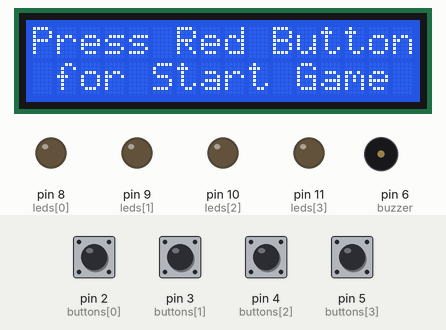
This sketch was run on a simulated Arduino Uno, built with avr-gcc and run on an emulated ATmega328P. Parts: 16×2 character LCD, output pins drawn as LEDs (lit = HIGH), buzzer (waves = sounding). Inputs (shaded band) come from the test bench; at power-on: pin 2 (buttons[0]), pin 3 (buttons[1]), pin 4 (buttons[2]), pin 5 (buttons[3]) HIGH. Random numbers use the default seed unless the sketch sets one.

Above: at 3.2 s.
3.3 s: pin 2 (buttons[0]) pulled LOW for 0.15 s
At 4.4 s:
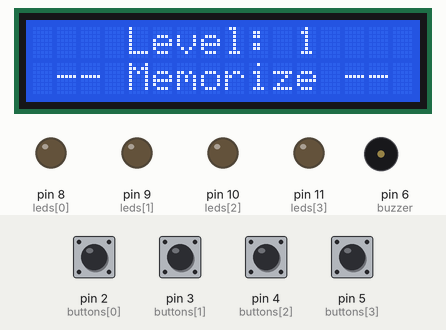
6.4 s: pin 3 (buttons[1]) pulled LOW for 0.15 s
At 7.6 s:
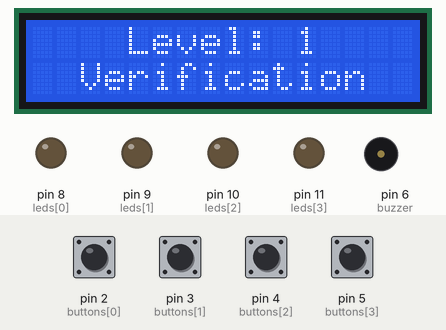
9.3 s: pin 2 (buttons[0]) pulled LOW for 1 s
At 13.16 s:
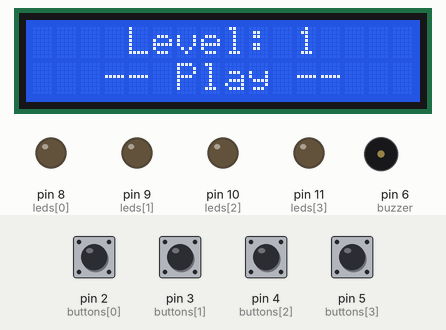
13.3 s: pin 5 (buttons[3]) pulled LOW for 0.15 s
At 15.5 s:
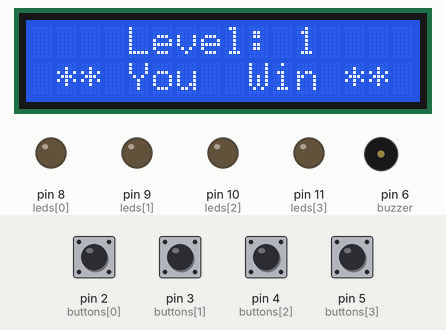
16.4 s: pin 2 (buttons[0]) driven LOW and pin 3 (buttons[1]) driven LOW
19.4 s: pin 2 (buttons[0]) driven HIGH
At 21.2 s:
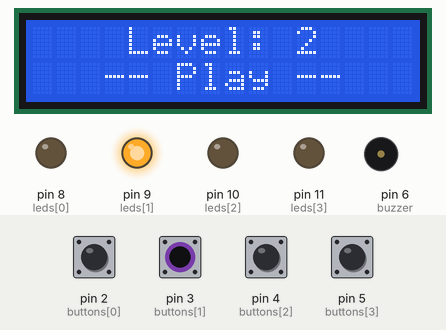
Timing chart, 0 to 22.7 s (numbered marks = the images above; inputs shaded):
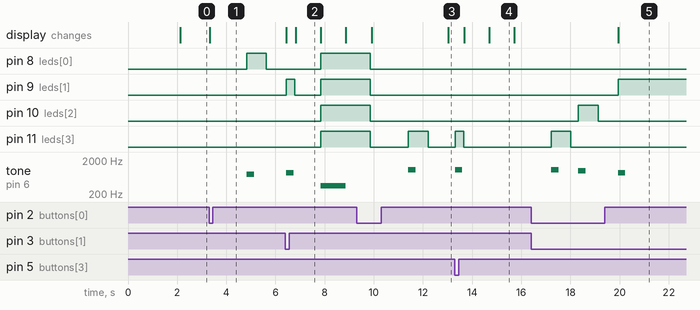

The sketch:

saimon_says.ino
```cpp
#include "LiquidCrystal_I2C.h"
LiquidCrystal_I2C lcd(0x27,16,2);

int buttons[4] = {2, 3, 4, 5};
int leds[4]    = {8, 9, 10, 11};

boolean button[4] = {0, 0, 0, 0};

#define buzzer 6

#define levelsInGame 50

// Arrays to store the game sequence
int bt_simonSaid[100];
int led_simonSaid[100];

boolean lost;
int game_play, level, stage;

void setup() {
  Serial.begin(9600);

  // Initialize LEDs and buttons
  for(int i = 0; i < 4; i++) {
    pinMode(buttons[i], INPUT_PULLUP);
    pinMode(leds[i], OUTPUT);
  }

  pinMode(buzzer, OUTPUT);

  lcd.init();
  lcd.backlight();
  lcd.setCursor(0,0);
  lcd.print("   Welcome To   ");
  lcd.setCursor(0,1);
  lcd.print("> Memory  Game <");
  delay(2000);
  lcd.clear();

  randomSeed(analogRead(0));  // Make random numbers more random
}

void loop() {
  switch(stage) {
    case 0:
      lcd.setCursor(0, 0); lcd.print("Press Red Button");
      lcd.setCursor(0, 1); lcd.print(" for Start Game ");
      button[0] = digitalRead(buttons[0]);
      while(button[0] == HIGH) {
        button[0] = digitalRead(buttons[0]);
      }
      level = 1;
      stage = 1;
      game_play = 1;
      break;

    case 1:
    lcd.clear();
    lcd.setCursor(4, 0);
    lcd.print("Level: ");
    lcd.print(level);

    lcd.setCursor(0, 1);
    lcd.print(" -- Memorize -- ");
    delay(1500);

    // Populate the array with random LED indices (0-3)
    led_simonSaid[level] = random(0, 4); // Random LED index

    // Show the sequence
    for(int i = 1; i <= level; i++) {
        int ledIndex = led_simonSaid[i];
        digitalWrite(leds[ledIndex], HIGH); // Turn on the LED
        playBuzzer(ledIndex + 1);           // Play the corresponding sound
        delay(500);                         // Wait while LED is on and sound is playing
        digitalWrite(leds[ledIndex], LOW);  // Turn off the LED
        delay(300);                         // Delay before the next LED
    }

    delay(500);
    stage = 2;
    break;


    case 2:
      stage = 3;
      lcd.setCursor(0, 1);
      lcd.print("   -- Play --   ");
      break;

    case 3:
      for(int i = 0; i < 4; i++) {
        button[i] = digitalRead(buttons[i]);
        if(button[i] == LOW) {
          bt_simonSaid[game_play] = i;  // Store the button index
          digitalWrite(leds[i], HIGH);  // Turn on the corresponding LED
          playBuzzer(i + 1);            // Play the corresponding sound
          while(button[i] == LOW) {
            button[i] = digitalRead(buttons[i]);
          }
          delay(50);
          digitalWrite(leds[i], LOW);
          game_play++;
          if(game_play - 1 == level) {
            game_play = 1;
            stage = 4;
            break;
          }
        }
      }
      delay(10);
      break;

    case 4:
      lcd.setCursor(0, 1);
      lcd.print("  Verification  ");
      delay(1000);
      for(int i = 1; i <= level; i++) {
        if(led_simonSaid[i] != bt_simonSaid[i]) {
          lost = 1;
          break;
        }
      }
      if(lost == 1) stage = 5;
      else stage = 6;
      break;

    case 5:
      lcd.setCursor(0, 1);
      lcd.print(" !! You Lost !! ");
      tone(buzzer, 350); // Play game over low tone on buzzer
      for(int i = 0; i < 4; i++) {
        digitalWrite(leds[i], HIGH);
      }
      delay(1000);
      lcd.setCursor(0, 1);
      lcd.print("!! GAME  OVER !!");
      noTone(buzzer);
      delay(1000);
      for(int i = 0; i < 4; i++) {
        digitalWrite(leds[i], LOW);
      }
      level = 1;
      stage = 0;
      lost = 0;
      break;

    case 6:
      lcd.setCursor(0, 1);
      lcd.print(" ** You  Win ** ");
      delay(1000);
      if(level == levelsInGame) {
        lcd.setCursor(0, 0);
        lcd.print("Congratulation");
        lcd.setCursor(0, 1);
        lcd.print(" Level Complete");
        delay(1000);
        lcd.clear();
        level = 1;
      } else {
        if(level < levelsInGame) level++;
      }

      stage = 1;
      break;

    default:
      break;
  }
}

void playBuzzer(int x) {
  tone(buzzer, 650 + (x * 100));
  delay(300);
  noTone(buzzer);
}
```

Measured:
- after the input at 3.3 s, pin 8 (leds[0]): LOW → HIGH after 1.5 s, → LOW 0.80 s later; tone on pin 6 (buzzer): silent → 750 Hz after 1.5 s, → silent 0.30 s later; the display: changes at once (image 1)
- after the input at 6.4 s, pin 8 (leds[0]), pin 10 (leds[2]), pin 11 (leds[3]): LOW → HIGH after 1.4 s; pin 9 (leds[1]): LOW → HIGH at once, → LOW 0.35 s later, → HIGH 1.0 s later; tone on pin 6 (buzzer): silent → 850 Hz at once, → silent 0.30 s later, → 350 Hz 1.1 s later, → silent 1.0 s later
- after the input at 9.3 s, tone on pin 6 (buzzer): silent → 1050 Hz after 2.1 s, → silent 0.30 s later
- after the input at 13.3 s, pin 11 (leds[3]): LOW → HIGH at once, → LOW 0.35 s later; tone on pin 6 (buzzer): silent → 1050 Hz at once, → silent 0.30 s later; the display: first changes after 0.38 s (image 4 shows a later state)
- after the input at 19.4 s, pin 9 (leds[1]): LOW → HIGH after 0.54 s
- what the display in image 2 shows lasts 1.0 s, from 6.8 s to 7.8 s
